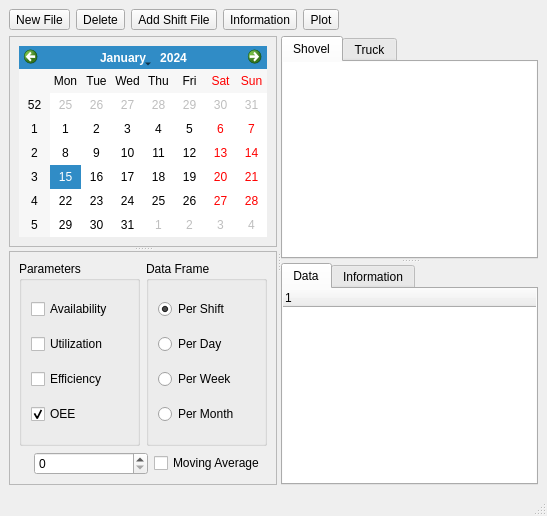
<?xml version="1.0" encoding="UTF-8"?>
<ui version="4.0">
 <class>MainWindow</class>
 <widget class="QMainWindow" name="MainWindow">
  <property name="windowModality">
   <enum>Qt::NonModal</enum>
  </property>
  <property name="geometry">
   <rect>
    <x>0</x>
    <y>0</y>
    <width>547</width>
    <height>516</height>
   </rect>
  </property>
  <property name="windowTitle">
   <string>MineLog</string>
  </property>
  <property name="documentMode">
   <bool>false</bool>
  </property>
  <property name="unifiedTitleAndToolBarOnMac">
   <bool>false</bool>
  </property>
  <widget class="QWidget" name="centralwidget">
   <layout class="QHBoxLayout" name="horizontalLayout_11">
    <item>
     <layout class="QVBoxLayout" name="verticalLayout_2">
      <item>
       <layout class="QHBoxLayout" name="horizontalLayout_6">
        <item>
         <widget class="QToolButton" name="new_toolbtn">
          <property name="mouseTracking">
           <bool>false</bool>
          </property>
          <property name="toolTip">
           <string extracomment="New Equipment"/>
          </property>
          <property name="statusTip">
           <string extracomment="New Equipment"/>
          </property>
          <property name="whatsThis">
           <string extracomment="New Equipment"/>
          </property>
          <property name="text">
           <string extracomment="New File">New File</string>
          </property>
          <property name="iconSize">
           <size>
            <width>30</width>
            <height>30</height>
           </size>
          </property>
          <property name="shortcut">
           <string extracomment="New File"/>
          </property>
          <property name="checkable">
           <bool>false</bool>
          </property>
          <property name="popupMode">
           <enum>QToolButton::InstantPopup</enum>
          </property>
          <property name="toolButtonStyle">
           <enum>Qt::ToolButtonFollowStyle</enum>
          </property>
         </widget>
        </item>
        <item>
         <widget class="QToolButton" name="delete_toolbtn">
          <property name="text">
           <string>Delete</string>
          </property>
          <property name="iconSize">
           <size>
            <width>30</width>
            <height>30</height>
           </size>
          </property>
          <property name="shortcut">
           <string/>
          </property>
          <property name="popupMode">
           <enum>QToolButton::InstantPopup</enum>
          </property>
          <property name="toolButtonStyle">
           <enum>Qt::ToolButtonFollowStyle</enum>
          </property>
         </widget>
        </item>
        <item>
         <widget class="QToolButton" name="addshift_toolbtn">
          <property name="text">
           <string>Add Shift File</string>
          </property>
          <property name="iconSize">
           <size>
            <width>30</width>
            <height>30</height>
           </size>
          </property>
          <property name="toolButtonStyle">
           <enum>Qt::ToolButtonFollowStyle</enum>
          </property>
         </widget>
        </item>
        <item>
         <widget class="QToolButton" name="info_toolbtn">
          <property name="text">
           <string>Information</string>
          </property>
          <property name="iconSize">
           <size>
            <width>30</width>
            <height>30</height>
           </size>
          </property>
          <property name="toolButtonStyle">
           <enum>Qt::ToolButtonFollowStyle</enum>
          </property>
         </widget>
        </item>
        <item>
         <widget class="QToolButton" name="plot_toolbtn">
          <property name="text">
           <string>Plot</string>
          </property>
          <property name="iconSize">
           <size>
            <width>30</width>
            <height>30</height>
           </size>
          </property>
          <property name="toolButtonStyle">
           <enum>Qt::ToolButtonFollowStyle</enum>
          </property>
         </widget>
        </item>
        <item>
         <spacer name="horizontalSpacer">
          <property name="orientation">
           <enum>Qt::Horizontal</enum>
          </property>
          <property name="sizeHint" stdset="0">
           <size>
            <width>40</width>
            <height>20</height>
           </size>
          </property>
         </spacer>
        </item>
       </layout>
      </item>
      <item>
       <widget class="QSplitter" name="splitter_3">
        <property name="orientation">
         <enum>Qt::Horizontal</enum>
        </property>
        <property name="childrenCollapsible">
         <bool>false</bool>
        </property>
        <widget class="QSplitter" name="splitter_2">
         <property name="sizePolicy">
          <sizepolicy hsizetype="Fixed" vsizetype="Expanding">
           <horstretch>0</horstretch>
           <verstretch>0</verstretch>
          </sizepolicy>
         </property>
         <property name="maximumSize">
          <size>
           <width>16777215</width>
           <height>16777215</height>
          </size>
         </property>
         <property name="orientation">
          <enum>Qt::Vertical</enum>
         </property>
         <property name="childrenCollapsible">
          <bool>false</bool>
         </property>
         <widget class="QFrame" name="frame">
          <property name="frameShape">
           <enum>QFrame::StyledPanel</enum>
          </property>
          <property name="frameShadow">
           <enum>QFrame::Raised</enum>
          </property>
          <layout class="QHBoxLayout" name="horizontalLayout_8">
           <item>
            <widget class="QCalendarWidget" name="calendarWidget">
             <property name="styleSheet">
              <string notr="true"/>
             </property>
            </widget>
           </item>
          </layout>
         </widget>
         <widget class="QFrame" name="frame_2">
          <property name="frameShape">
           <enum>QFrame::StyledPanel</enum>
          </property>
          <property name="frameShadow">
           <enum>QFrame::Raised</enum>
          </property>
          <layout class="QVBoxLayout" name="verticalLayout">
           <item>
            <layout class="QHBoxLayout" name="horizontalLayout_5">
             <item>
              <widget class="QGroupBox" name="groupBox">
               <property name="title">
                <string>Parameters</string>
               </property>
               <property name="flat">
                <bool>false</bool>
               </property>
               <layout class="QHBoxLayout" name="horizontalLayout_10">
                <item>
                 <layout class="QVBoxLayout" name="verticalLayout_5">
                  <item>
                   <widget class="QCheckBox" name="availability_checkbox">
                    <property name="text">
                     <string>Availability</string>
                    </property>
                   </widget>
                  </item>
                  <item>
                   <widget class="QCheckBox" name="utilization_checkbox">
                    <property name="text">
                     <string>Utilization</string>
                    </property>
                   </widget>
                  </item>
                  <item>
                   <widget class="QCheckBox" name="eff_checkbox">
                    <property name="text">
                     <string>Efficiency</string>
                    </property>
                   </widget>
                  </item>
                  <item>
                   <widget class="QCheckBox" name="oee_checkbox">
                    <property name="text">
                     <string>OEE</string>
                    </property>
                    <property name="checked">
                     <bool>true</bool>
                    </property>
                   </widget>
                  </item>
                 </layout>
                </item>
               </layout>
              </widget>
             </item>
             <item>
              <widget class="QGroupBox" name="groupBox_2">
               <property name="title">
                <string>Data Frame</string>
               </property>
               <property name="flat">
                <bool>false</bool>
               </property>
               <layout class="QHBoxLayout" name="horizontalLayout_9">
                <item>
                 <layout class="QVBoxLayout" name="verticalLayout_8">
                  <item>
                   <widget class="QRadioButton" name="shift_rb">
                    <property name="text">
                     <string>Per Shift</string>
                    </property>
                    <property name="checked">
                     <bool>true</bool>
                    </property>
                   </widget>
                  </item>
                  <item>
                   <widget class="QRadioButton" name="day_rb">
                    <property name="text">
                     <string>Per Day</string>
                    </property>
                   </widget>
                  </item>
                  <item>
                   <widget class="QRadioButton" name="week_rb">
                    <property name="text">
                     <string>Per Week</string>
                    </property>
                   </widget>
                  </item>
                  <item>
                   <widget class="QRadioButton" name="month_rb">
                    <property name="text">
                     <string>Per Month</string>
                    </property>
                   </widget>
                  </item>
                 </layout>
                </item>
               </layout>
              </widget>
             </item>
            </layout>
           </item>
           <item>
            <layout class="QHBoxLayout" name="horizontalLayout_7">
             <property name="leftMargin">
              <number>15</number>
             </property>
             <item>
              <widget class="QSpinBox" name="ma_spinBox"/>
             </item>
             <item>
              <widget class="QCheckBox" name="ma_checkbox">
               <property name="text">
                <string>Moving Average</string>
               </property>
              </widget>
             </item>
            </layout>
           </item>
          </layout>
          <zorder></zorder>
          <zorder></zorder>
         </widget>
        </widget>
        <widget class="QSplitter" name="splitter">
         <property name="sizePolicy">
          <sizepolicy hsizetype="Expanding" vsizetype="Expanding">
           <horstretch>0</horstretch>
           <verstretch>0</verstretch>
          </sizepolicy>
         </property>
         <property name="orientation">
          <enum>Qt::Vertical</enum>
         </property>
         <property name="childrenCollapsible">
          <bool>false</bool>
         </property>
         <widget class="QTabWidget" name="eq_tab">
          <property name="layoutDirection">
           <enum>Qt::LeftToRight</enum>
          </property>
          <property name="currentIndex">
           <number>0</number>
          </property>
          <widget class="QWidget" name="shovel_tab">
           <attribute name="title">
            <string>Shovel</string>
           </attribute>
           <layout class="QHBoxLayout" name="horizontalLayout_2">
            <property name="spacing">
             <number>0</number>
            </property>
            <property name="margin">
             <number>0</number>
            </property>
            <item>
             <widget class="QListWidget" name="shovel_listwidget">
              <property name="frameShape">
               <enum>QFrame::NoFrame</enum>
              </property>
              <property name="frameShadow">
               <enum>QFrame::Plain</enum>
              </property>
             </widget>
            </item>
           </layout>
          </widget>
          <widget class="QWidget" name="truck_tab">
           <attribute name="title">
            <string>Truck</string>
           </attribute>
           <layout class="QHBoxLayout" name="horizontalLayout">
            <property name="spacing">
             <number>0</number>
            </property>
            <property name="margin">
             <number>0</number>
            </property>
            <item>
             <widget class="QListWidget" name="truck_listwidget">
              <property name="frameShape">
               <enum>QFrame::NoFrame</enum>
              </property>
             </widget>
            </item>
           </layout>
          </widget>
         </widget>
         <widget class="QTabWidget" name="info_listwidget">
          <property name="layoutDirection">
           <enum>Qt::LeftToRight</enum>
          </property>
          <property name="currentIndex">
           <number>0</number>
          </property>
          <widget class="QWidget" name="data_tab">
           <attribute name="title">
            <string>Data</string>
           </attribute>
           <layout class="QHBoxLayout" name="horizontalLayout_4">
            <property name="spacing">
             <number>0</number>
            </property>
            <property name="margin">
             <number>0</number>
            </property>
            <item>
             <widget class="QTreeWidget" name="data_listwidget">
              <property name="frameShape">
               <enum>QFrame::NoFrame</enum>
              </property>
              <column>
               <property name="text">
                <string notr="true">1</string>
               </property>
              </column>
             </widget>
            </item>
           </layout>
          </widget>
          <widget class="QWidget" name="information_tab">
           <attribute name="title">
            <string>Information</string>
           </attribute>
           <layout class="QHBoxLayout" name="horizontalLayout_3">
            <property name="spacing">
             <number>0</number>
            </property>
            <property name="margin">
             <number>0</number>
            </property>
            <item>
             <widget class="QTableWidget" name="tableWidget_3">
              <property name="frameShape">
               <enum>QFrame::NoFrame</enum>
              </property>
              <property name="frameShadow">
               <enum>QFrame::Plain</enum>
              </property>
             </widget>
            </item>
           </layout>
          </widget>
         </widget>
        </widget>
       </widget>
      </item>
     </layout>
    </item>
   </layout>
  </widget>
  <widget class="QMenuBar" name="menubar">
   <property name="geometry">
    <rect>
     <x>0</x>
     <y>0</y>
     <width>547</width>
     <height>23</height>
    </rect>
   </property>
  </widget>
  <widget class="QStatusBar" name="statusbar"/>
  <action name="actionNew">
   <property name="text">
    <string>New</string>
   </property>
  </action>
  <action name="actionDelete">
   <property name="text">
    <string>Delete</string>
   </property>
  </action>
  <action name="actionAdd_Shift">
   <property name="text">
    <string>Add Shift</string>
   </property>
  </action>
 </widget>
 <resources/>
 <connections/>
</ui>
